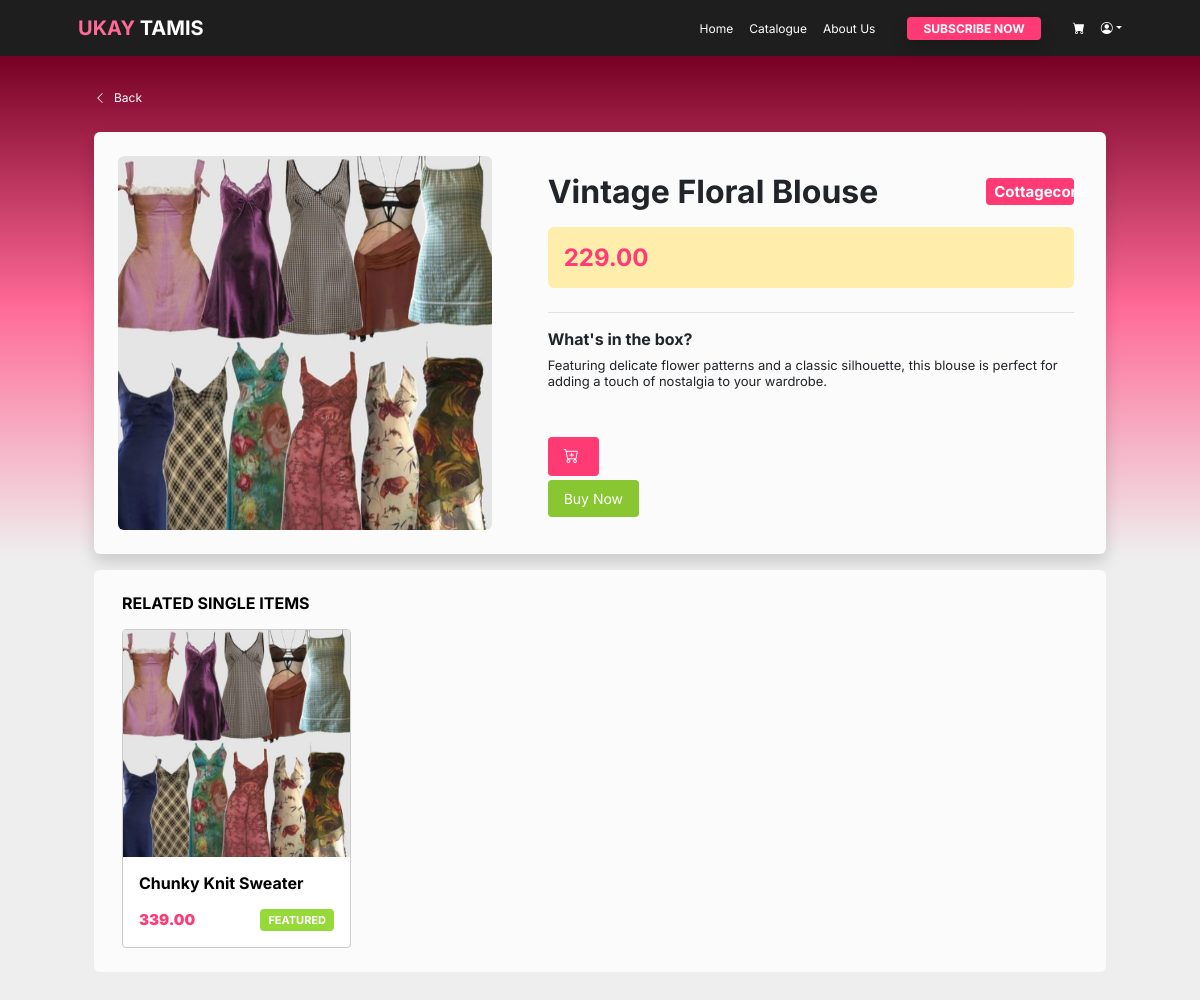
/item.php?item_id=item-00015, run on the app's committed database.
### tables this page shows
CREATE TABLE `item` (
  `item_id` varchar(10) NOT NULL,
  `style_id` varchar(10) DEFAULT NULL,
  `item_name` varchar(100) DEFAULT NULL,
  `item_description` varchar(255) DEFAULT NULL,
  `style` varchar(50) DEFAULT NULL,
  `price` decimal(10,2) DEFAULT NULL,
  `size` enum('XS','S','M','L','XL','XXL') DEFAULT NULL,
  `color` varchar(50) DEFAULT NULL,
  `item_img_url` varchar(45) DEFAULT NULL,
  `transaction_id` int(11) DEFAULT NULL,
  `order_number` varchar(20) DEFAULT NULL
);

CREATE TABLE `style` (
  `style_id` varchar(10) NOT NULL,
  `style` varchar(50) DEFAULT NULL,
  `style_description` text DEFAULT NULL,
  `style_img_url` varchar(50) DEFAULT NULL
);

### server/get_item_page.php (called while the page is built)
<?php
    include('connection.php');
    if (isset($_GET['item_id'])) {
        $item_id = $_GET['item_id'];
        $stmt = $conn -> prepare ("SELECT * FROM item INNER JOIN style ON item.style_id = style.style_id WHERE item.item_id = ? AND item.transaction_id IS NULL");
        $stmt -> bind_param("s", $item_id);
        $stmt -> execute();
        $item = $stmt -> get_result();
    } else {
        header('location: catalogue_page.php');
    }
?>

### server/get_related_item_item.php (called while the page is built)
<?php
    include('connection.php');
    if (isset($_GET['item_id'])) {
        $item_id = $_GET['item_id'];
        $stmt = $conn -> prepare ("SELECT style_id FROM item WHERE item_id = ? AND transaction_id IS NULL");
        $stmt -> bind_param("s", $item_id);
        $stmt -> execute();
        $result = $stmt -> get_result();
        $row = $result -> fetch_assoc();
        $style_id = $row['style_id'];
        $stmt = $conn -> prepare ("SELECT * FROM item INNER JOIN style ON item.style_id = style.style_id WHERE (item.style_id = ? AND item.item_id <> ?) AND item.transaction_id IS NULL");
        $stmt -> bind_param("ss", $style_id, $item_id);
        $stmt -> execute();
        $related_items = $stmt -> get_result();
    } else {
        header('location: catalogue_page.php');
    }
?>

### item.php (the view, shortened to what this page needs)
<?php include('server/get_item_page.php'); ?>
<!DOCTYPE html>
<html lang="en">
<head>
    <?php include 'head_resource.php';?>
    <link rel="stylesheet" href="css/style_box.css">
</head>
<body class="gray_bg2">
    <?php
        if (isset($_SESSION['logged_in'])) {
            include 'auth_nav_bar.php';
        } else {
            include 'nav_bar.php';
        }
    ?>
    <div class="container-fluid px-3 pt-1 gradient_pink center-align">
        <div class="container px-5 py-3">
            <div class="back_link p-2">
                <a class="border-0 p-2 rounded-1 justify-content-start text-decoration-none w-25" id="go_back" href="javascript:void(0)"><i class="bi bi-chevron-left me-2"></i>Back</a>
            </div>
            <?php while ($row = $item->fetch_assoc()) { ?>
                <div class="row shadow rounded-2 m-3 gray_bg">
                    <div class="col-sm-5 m-0 p-4">
                        <div class="card overflow-hidden border-0">
                            <img src="resources/<?php echo $row['item_img_url']; ?>" alt="<?php echo $row['item_name']; ?>">
                        </div>
                    </div>
                    <div class="col-sm-7 m-0 py-4 px-3">
                        <div class="row m-0 p-3 pb-0 justify-content-between g-3">
                            <div class="col-sm-10 m-0 p-0">
                                <h2 class="bold_header align-content-center ps-0 mb-0 pb-0"><?php echo $row['item_name']; ?></h2>
                            </div>
                            <div class="col-sm-3 col-md-2 m-0 p-0 bold_header center-align align-content-center">
                                <p class="rounded-1 tag_pink px-2 py-1 m-0 center_text"><?php echo $row['style']; ?></p>
                            </div>
                        </div>
                        <div class="pt-3 px-3 mb-0">
                            <div class="m-0">
                                <h4 class="pink_highlight2 rounded-2 p-3 bold_header box_price"><?php echo $row['price']; ?></h4>
                            </div>
                        </div>
                        <div class="pt-3 px-3 pb-5 mb-0">
                            <div class="border-top pt-3 pb-0 m-0">
                                <h6 class="bold_header">What's in the box?</h6>
                                <p class="box_desc m-0 p-0"><?php echo $row['item_description']; ?></p>
                            </div>
                        </div>
                        <div class="px-3 pt-0 m-0">
                            <form method = "POST" action = "view_cart.php">
                                <div class="d-inline add_cart">
                                    <button class="btn btn-dark border-0 px-3 py-2 mb-1 rounded-1" type="submit" name ="add_to_cart"><i class="bi bi-cart-plus me-1"></i></button>
                                </div>
                             </form>
                            <form method = "POST" action = "<?php echo "quick_checkout.php?item_id=" . $row['item_id'] ?>">
                                <div class="d-inline buy_now">
                                    <button class="btn btn-dark border-0 px-3 py-2 mb-1 rounded-1" type="submit" name = "buy_now">Buy Now</button>
                                </div>
                            </form>
                        </div>
                    </div>
                </div>
            <?php } ?>
            <div class="row rounded-2 m-3 p-2 gray_bg">
                <div class="mt-3 mb-0 ms-2 single_items">
                    <h6 class="mb-0">RELATED SINGLE ITEMS</h6>
                </div>
                <div class="row mt-0 mx-1 p-2 gx-3">
                    <?php include('server/get_related_item_item.php'); ?>
                    <?php if ($related_items->num_rows > 0) {
                        while ($row = $related_items->fetch_assoc()) { ?>
                        <div class="col-sm-3 p-2">
                            <a href="<?php echo "item.php?item_id=" . $row['item_id'] ?>" class="text-decoration-none">
                                <div class="card overflow-hidden rounded-1 card_content item_card">
                                    <img src="resources/<?php echo $row['item_img_url']; ?>" class="img-fluid card-img-top rounded-top-1" alt="<?php echo $row['item_name']; ?>">
                                    <div class="card-body p-3">
                                        <p class="item_name"><?php echo $row['item_name']; ?></p>
                                        <div class="row p-0 d-flex justify-content-between">
                                            <div class="col-5 m-0 text-align-left">
                                                <p class="card-text item_price m-0"><?php echo $row['price']; ?></p>
                                            </div>
                                            <div class="col-6 m-0 bold_header center_text center_align justify-content-end">
                                                <p class="rounded-1 tag_green m-0 px-2 py-1">FEATURED</p>
                                            </div>
                                        </div>
                                    </div>
                                </div>
                            </a>
                        </div>
                    <?php
                    }
                } else {
                    echo '<h6 class="text-center">No related single items right now. Check back soon!</h6>';
                    } ?>
                </div>
            </div>
        </div>
    </div>
</body>
</html>

### css/main_style.css (style rules this page uses)
body { padding: 0; margin: 0; }
.bold_header { font-weight: bold; line-height: normal; }
.center_align { display: flex; align-items: center; justify-content: center; }
.center_text { text-align: center; }
.gray_bg { background: #fbfbfb; }
.gray_bg2 { background: #eeeeee; }
.gradient_pink { background-image: linear-gradient(180deg, #760024, #FF6A97, #eeeeee); position:static; width: auto; height: 500px; }
.pink_highlight2 { color: #ff3a75; }
p { padding: 0; font-size: 12px; }

### css/style_box.css (style rules this page uses)
.add_cart button, .add_cart button:hover { font-size: 15px; color: white; background-color: #ff3a75; }
.back_link a { font-size: 12px; color: #ffffff; }
.box_price { background: #FFEDAC; }
.box_desc { line-height: normal; font-size: 13px; }
.buy_now button, .buy_now button:hover { font-size: 14px; color: white; background-color: #88c731; }
.card_content { background-color: white; color: black; }
.card-text { font-size: 12px; font-weight: bold; color: #FF6A97; }
.item_card { border: 1px solid #ccc; transition: border-color 0.3s, box-shadow 0.3s; }
.item_name { font-size: 16px; font-weight: bold; color: black; line-height: normal; }
.item_price { font-size: 15px; font-weight: 900; color: #ff3a75; }
.single_items h6 { color: black; font-weight: bold; font-weight: bold; }
.tag_pink { background-color: #ff3a75; color: white; font-size: 15px; line-height: normal; }
.tag_green { background-color: #96DA39; color: white; font-size: 11px; line-height: normal; }

### head_resource.php (style rules this page uses)
body { font-family: 'Inter', sans-serif; }

### data on the page
item: item_img_url (picture), item_name "Vintage Floral Blouse", style.style "Cottagecore", price "229.00", item_description "Featuring delicate flower patterns and a classic silhouette, this blouse is perfect for adding a touch of nostalgia to your wardrobe."
item: item_img_url (picture), item_name "Chunky Knit Sweater", price "339.00"
